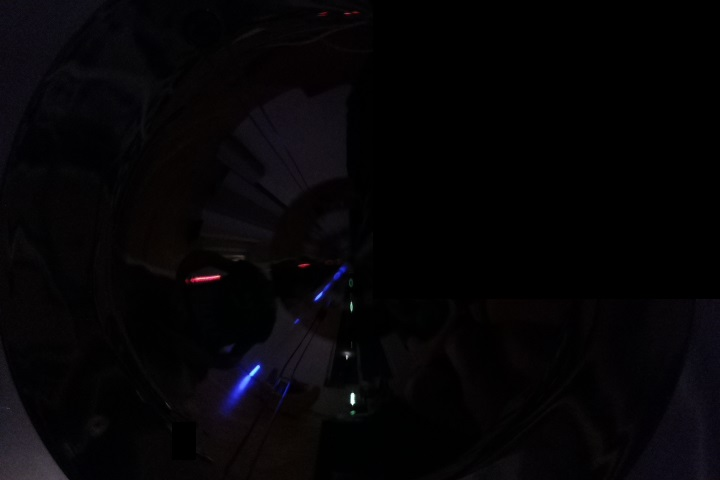
#> input picture Map/BeaconPhoto/(300,0)2.jpg, 720 x 480 px
$ jupyter execute beacon.ipynb
#> lines starting #> are read from the running program, lines starting #| are printed output that depends on the picture; after the words box and inside, x2 and y2 are one past the last pixel; in counts of white or black regions, pixels touching at a corner belong together
[cell 1]
import cv2
import numpy as np
import math

[cell 2]
def extract_channel(img):

    img = cv2.GaussianBlur(img,(5,5),0)

    ## convert to hsv
    hsv = cv2.cvtColor(img, cv2.COLOR_RGB2HSV)

    mask_g = cv2.inRange(hsv,g_low ,g_high )
    mask_b = cv2.inRange(hsv, b_low, b_high)
    mask_r = cv2.inRange(hsv, r_low, r_high)

    #gray = cv2.cvtColor(img,cv2.COLOR_BGR2GRAY)


    ## slice the green
    imask_r = mask_r>0
    imask_g = mask_g>0
    imask_b = mask_b>0


    green = np.zeros_like(img, np.uint8)
    red = np.zeros_like(img, np.uint8)
    blue = np.zeros_like(img, np.uint8)


    red[imask_r] = img[imask_r]
    green[imask_g] = img[imask_g]
    blue[imask_b] = img[imask_b]

    ## save

    image = np.zeros_like(img, np.uint8)
    image = red + blue +green
    channel = [red,green,blue]
    return channel , image

[cell 3]
def center(channel,img,center_cone_x,center_cone_y):

    center_position = []
    color = [(0,0,255,),(0,255,0),(255,0,0)]
    # convert the grayscale image to binary image
    for i in range(len(channel)):
        gray = cv2.cvtColor(channel[i], cv2.COLOR_BGR2GRAY)

        gray_image = cv2.GaussianBlur(gray,(5,5),0)
        # find contours in the binary image
        contours, hierarchy = cv2.findContours(gray_image,cv2.RETR_TREE,cv2.CHAIN_APPROX_SIMPLE)
        c = contours[0]
        # calculate moments for each contour
        M = cv2.moments(c)

        # calculate x,y coordinate of center
        cX = int(M["m10"] / M["m00"])
        cY = int(M["m01"] / M["m00"])
        center_position.append([cX,cY])
        cv2.circle(img, (cX, cY), 5, (255, 255, 255), -1)
        cv2.line(img,(cX ,cY),(center_cone_x,center_cone_y),color[i], 2)

    cv2.line(img,(center_cone_x +200  ,center_cone_y  ),(center_cone_x,center_cone_y),[255,255,255], 1)


    cv2.circle(img, (center_cone_x, center_cone_y), 5, (255, 255, 255), -1)
    return center_position, img

[cell 4]
def get_angles(center_position,center_cone_x,center_cone_y ):
    vec = []
    angle = []
    norm = []
    ref_vector = (200,0)
    ref_norm = math.sqrt(ref_vector[0]*ref_vector[0] + ref_vector[1]*ref_vector[1])
    for i in center_position:

        vec.append([i[0] - center_cone_x,i[1] - center_cone_y ])
    for i in vec:
        norm.append( math.sqrt(i[0]*i[0] + i[1]*i[1]) )


    for i in range(len(vec)):
        try:

            angle.append((math.atan2(ref_vector[1],ref_vector[0]) - math.atan2(vec[i][1],vec[i][0])))
        except:
            pass


    angle = np.array(angle)

    #angle = angle[np.nonzero(angle)]

    #RG RB GB


    return angle

[cell 5]
def get_position(angle,RedLed,GreenLed,BlueLed):
    #Choose Balise GreenLed as origin
    x1 = RedLed[0] - GreenLed[0]

    y1 = RedLed[1] - GreenLed[1]

    x3 = BlueLed[0] - GreenLed[0]

    y3 = BlueLed[1] - GreenLed[1]

    x2 = GreenLed[0]

    y2 = GreenLed[1]


    t1 = 1/math.tan((angle[1] - angle[0] ))

    t2 = 1/math.tan((angle[2] - angle[1] ))

    t3 = (1-t1*t2)/(t1+t2)

    x12 = x1 + t1*y1
    y12 = y1 - t1*x1

    x23 = x3 + t2*y3
    y23 = y3+t2*x3

    x31 = (x3+x1) + t3*(y3 - y1)
    y31 = (y3 + y1) - t3*(x3-x1)


    k31 = x1*x3 + y1*y3 + t3*(x1*y3 - x3*y1)

    D = (x12 - x23 )*(y23 - y31) -(y12 - y23)*(x23 - x31)

    X =  x2 + (k31*(y12 - y23))/D
    Y = y2 + (k31*(x23 - x12))/D

    theta = math.atan2(y2 - Y , x2 - X)  - (angle[1])
    return X,Y , theta*(180/math.pi)

[cell 6]
def beacon_main():
    #Grey Line is front of the robot
    #Green LED is the reference


    #Led positions


    raw_image = cv2.imread('(300,0)2.jpg')
#> raw_image is the input picture: shape (480, 720, 3); mean B, G, R 6.4, 4.4, 5.6
    raw_image  = cv2.flip( raw_image, 1 )
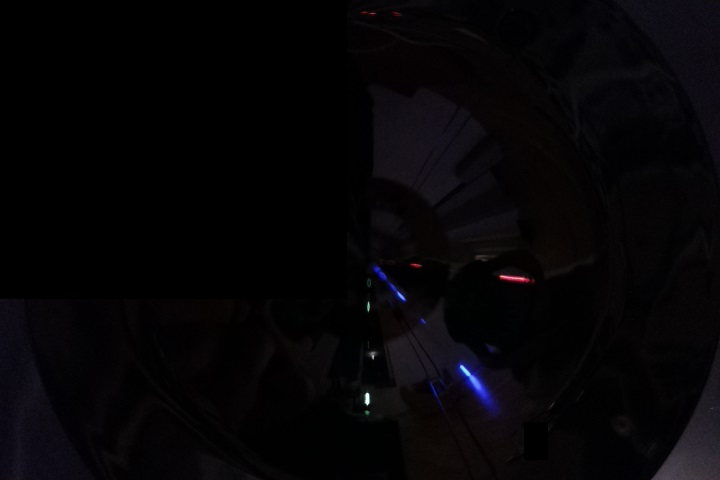
#> raw_image: shape (480, 720, 3); mean B, G, R 6.4, 4.4, 5.6

    channel,img = extract_channel(raw_image)
#> in extract_channel, `hsv = cv2.cvtColor(img, cv2.COLOR_RGB2HSV)`: hsv: shape (480, 720, 3); mean H, S, V 67.1, 66.3, 7
#> in extract_channel, `mask_g = cv2.inRange(hsv,g_low ,g_high )`:
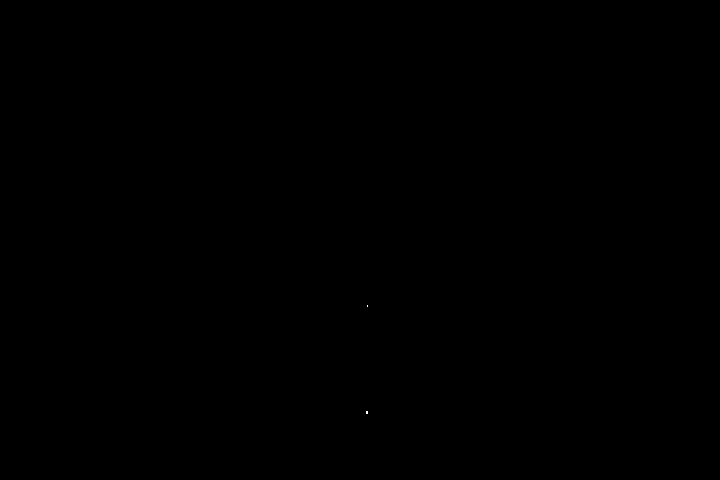
#> mask_g: shape (480, 720); 0% white in thin lines or dots, all inside (x1, y1, x2, y2) = (366, 305, 368, 414)
#> in extract_channel, `mask_b = cv2.inRange(hsv, b_low, b_high)`:
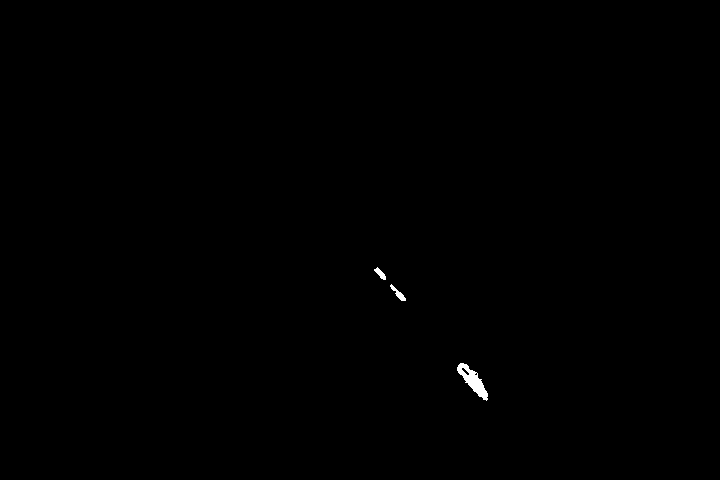
#> mask_b: shape (480, 720); 0.18% white; 3 white regions, box (x1, y1, x2, y2) and area: (457, 363, 488, 401) 455, (390, 284, 406, 301) 89, (374, 267, 386, 280) 71
#> in extract_channel, `mask_r = cv2.inRange(hsv, r_low, r_high)`: mask_r: shape (480, 720); 0.06% white; 2 white regions, box (x1, y1, x2, y2) and area: (499, 274, 530, 283) 170, (412, 264, 420, 267) 21
#> channel = 3 items


    center_position, r_img = center(channel,raw_image,center_cone_x,center_cone_y)
#> the loop in center, `for i in range(len(channel)):` made 3 passes
#> (cX, cY) on passes 1 to 3: (513, 278), (366, 412), (472, 380)
#> after the loop in center, `for i in range(len(channel)):`: center_position = [[513, 278], [366, 412], [472, 380]]
#> in center, `cv2.line(img,(center_cone_x +200  ,center_cone_y  ),(center_cone_x,cen..`:
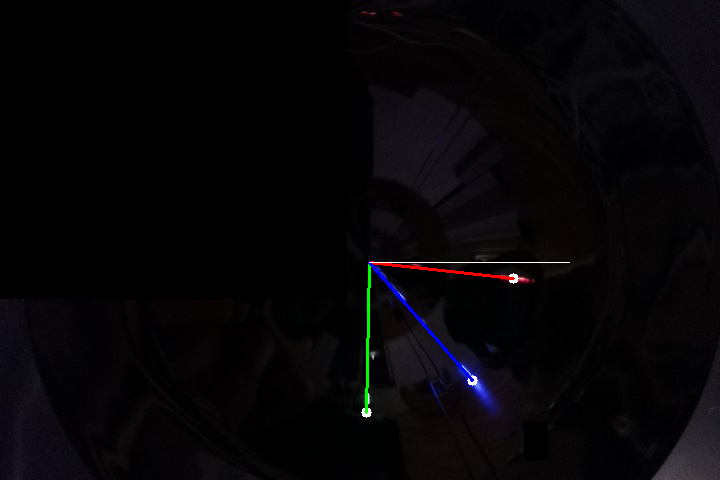
#> img: shape (480, 720, 3); mean B, G, R 6.8, 4.9, 6
#> in center, `cv2.circle(img, (center_cone_x, center_cone_y), 5, (255, 255, 255), -1)`: img: shape (480, 720, 3); 0.02% of pixels changed, all inside (x1, y1, x2, y2) = (364, 257, 374, 268)
#> center_position = [[513, 278], [366, 412], [472, 380]]


    angle = get_angles(center_position,center_cone_x,center_cone_y )
#> the loop in get_angles, `for i in center_position: ` made 3 passes
#> after the loop in get_angles, `for i in center_position:`: vec = [[144, 16], [-3, 150], [103, 118]]
#> the loop in get_angles, `for i in vec:` made 3 passes
#> after the loop in get_angles, `for i in vec:`: norm = [144.9, 150, 156.6]
#> the loop in get_angles, `for i in range(len(vec)):` made 3 passes
#> after the loop in get_angles, `for i in range(len(vec)):`: angle = [-0.111, -1.59, -0.853]
#> angle = [-0.111, -1.59, -0.853]


    return get_position(angle,RedLed,GreenLed,BlueLed)
#> in get_position, `t1 = 1/math.tan((angle[1] - angle[0] ))`: t1 = -0.0909
#> in get_position, `t2 = 1/math.tan((angle[2] - angle[1] ))`: t2 = 1.1
#> in get_position, `t3 = (1-t1*t2)/(t1+t2)`: t3 = 1.09
#> in get_position, `x12 = x1 + t1*y1`: x12 = -2727.3
#> in get_position, `y12 = y1 - t1*x1`: y12 = -3272.7
#> in get_position, `x23 = x3 + t2*y3`: x23 = -3000
#> in get_position, `y23 = y3+t2*x3`: y23 = -3301.3
#> in get_position, `x31 = (x3+x1) + t3*(y3 - y1)`: x31 = -2731
#> in get_position, `y31 = (y3 + y1) - t3*(x3-x1)`: y31 = -3000
#> in get_position, `k31 = x1*x3 + y1*y3 + t3*(x1*y3 - x3*y1)`: k31 = -807090.7
#> in get_position, `D = (x12 - x23 )*(y23 - y31) -(y12 - y23)*(x23 - x31)`: D = -74485.6
#> in get_position, `X =  x2 + (k31*(y12 - y23))/D`: X = 3309.1
#> in get_position, `Y = y2 + (k31*(x23 - x12))/D`: Y = 44.86
#> in get_position, `theta = math.atan2(y2 - Y , x2 - X)  - (angle[1])`: theta = 3.27

$ run again, with Map/BeaconPhoto/(0,0).jpg copied over Map/BeaconPhoto/(300,0)2.jpg
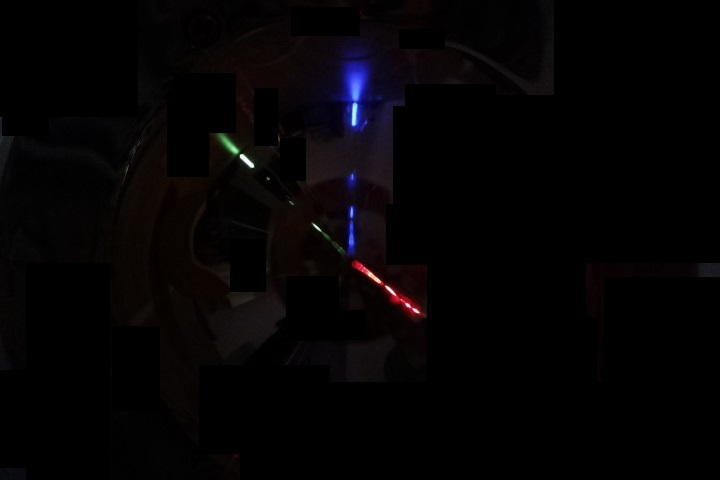
#> input picture Map/BeaconPhoto/(0,0).jpg, 720 x 480 px
#> in beacon_main, raw_image is the input picture: shape (480, 720, 3); mean B, G, R 4, 2.9, 4.5
#> hsv: shape (480, 720, 3); mean H, S, V 38.7, 51, 5.7
#> mask_g: shape (480, 720); 0.06% white; 2 white regions (1 under 20 px), largest, box (x1, y1, x2, y2) and area: (479, 134, 501, 155) 212
#> in extract_channel, `mask_b = cv2.inRange(hsv, b_low, b_high)`:
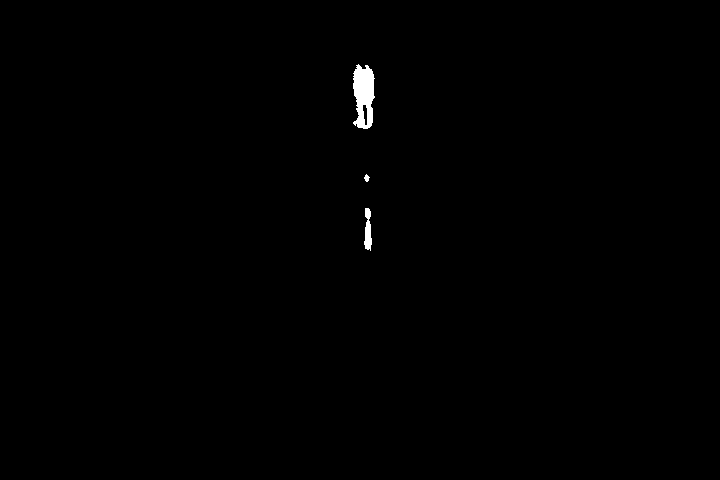
#> mask_b: shape (480, 720); 0.38% white; 3 white regions, box (x1, y1, x2, y2) and area: (353, 64, 375, 129) 1038, (364, 208, 372, 251) 233, (364, 174, 370, 182) 29
#> mask_r: shape (480, 720); 0.22% white; 1 white region, box (x1, y1, x2, y2) and area: (295, 261, 368, 317) 745
#> channel = 3 items
#> the loop in center, `for i in range(len(channel)):` made 3 passes
#> (cX, cY) on passes 1 to 3: (329, 290), (398, 230), (367, 229)
#> after the loop in center, `for i in range(len(channel)):`: center_position = [[329, 290], [398, 230], [367, 229]]
#> in center, `cv2.line(img,(center_cone_x +200  ,center_cone_y  ),(center_cone_x,cen..`:
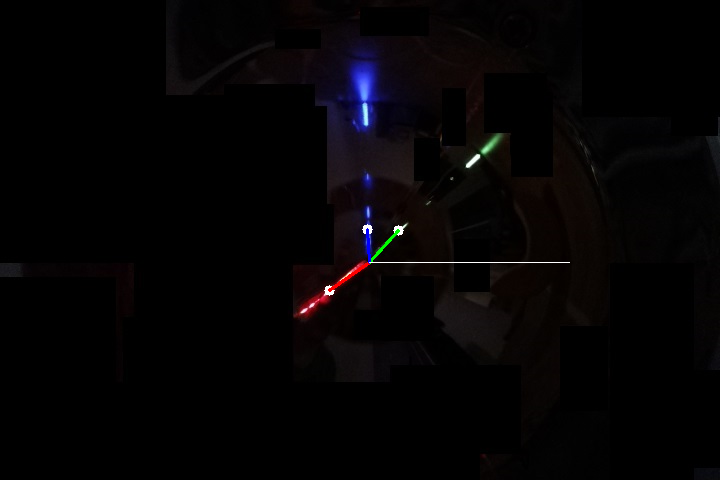
#> img: shape (480, 720, 3); mean B, G, R 4.2, 3.2, 4.8
#> the loop in get_angles, `for i in center_position: ` made 3 passes
#> after the loop in get_angles, `for i in center_position:`: vec = [[-40, 28], [29, -32], [-2, -33]]
#> the loop in get_angles, `for i in vec:` made 3 passes
#> after the loop in get_angles, `for i in vec:`: norm = [48.83, 43.19, 33.06]
#> the loop in get_angles, `for i in range(len(vec)):` made 3 passes
#> after the loop in get_angles, `for i in range(len(vec)):`: angle = [-2.53, 0.835, 1.63]
#> t1 = 4.39
#> t2 = 0.977
#> t3 = -0.613
#> x12 = -16179.5
#> y12 = 10179.5
#> x23 = -3000
#> y23 = -2932.4
#> x31 = -7840.1
#> y31 = -3000
#> k31 = 14520348.8
#> D = -64353831.8
#> X = 41.52
#> Y = 26.27
#> theta = -0.0466

$ run again, with Map/BeaconPhoto/(300,0).jpg copied over Map/BeaconPhoto/(300,0)2.jpg
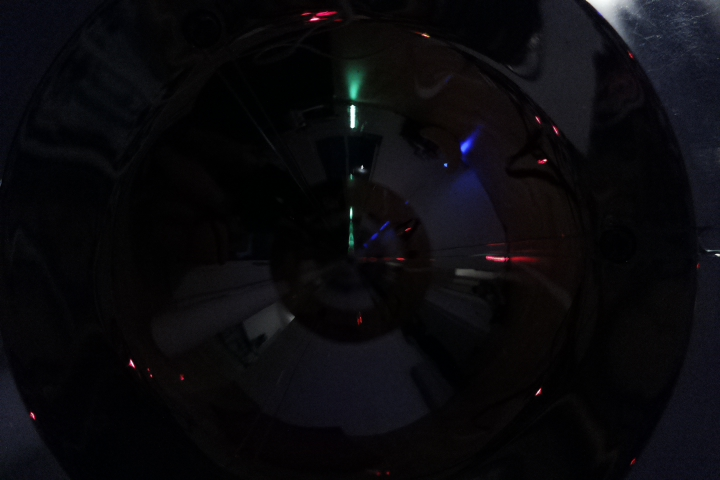
#> input picture Map/BeaconPhoto/(300,0).jpg, 720 x 480 px
#> in beacon_main, raw_image is the input picture: shape (480, 720, 3); mean B, G, R 13.1, 9.9, 10.6
#> in beacon_main, `raw_image  = cv2.flip( raw_image, 1 )`:
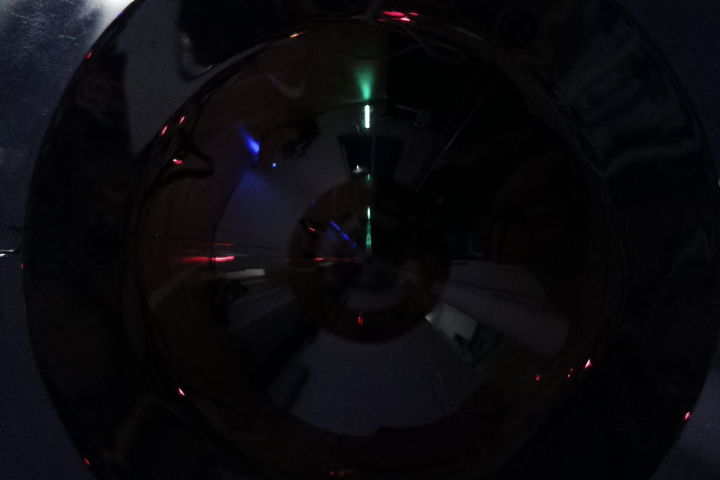
#> raw_image: shape (480, 720, 3); mean B, G, R 13.1, 9.9, 10.6
#> hsv: shape (480, 720, 3); mean H, S, V 62.9, 89.9, 14
#> mask_g: shape (480, 720); 0.13% white; 8 white regions (5 under 20 px), largest, box (x1, y1, x2, y2) and area: (358, 72, 372, 101) 336, (366, 232, 371, 246) 55, (362, 107, 366, 129) 28
#> mask_b: shape (480, 720); 0.05% white; 4 white regions (3 under 20 px), largest, box (x1, y1, x2, y2) and area: (247, 138, 260, 155) 146
#> mask_r: shape (480, 720); 0.18% white; 18 white regions (10 under 20 px), largest, box (x1, y1, x2, y2) and area: (188, 255, 234, 263) 215, (384, 11, 411, 22) 152, (173, 159, 182, 164) 36
#> channel = 3 items
#> the loop in center, `for i in range(len(channel)):` made 3 passes
#> (cX, cY) on passes 1 to 3: (86, 460), (368, 237), (344, 236)
#> after the loop in center, `for i in range(len(channel)):`: center_position = [[86, 460], [368, 237], [344, 236]]
#> in center, `cv2.line(img,(center_cone_x +200  ,center_cone_y  ),(center_cone_x,cen..`:
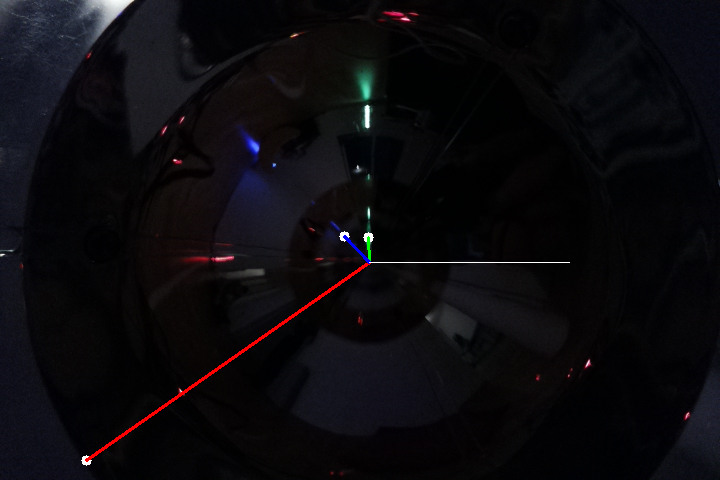
#> img: shape (480, 720, 3); mean B, G, R 13.4, 10.2, 11.6
#> the loop in get_angles, `for i in center_position: ` made 3 passes
#> after the loop in get_angles, `for i in center_position:`: vec = [[-283, 198], [-1, -25], [-25, -26]]
#> the loop in get_angles, `for i in vec:` made 3 passes
#> after the loop in get_angles, `for i in vec:`: norm = [345.4, 25.02, 36.07]
#> the loop in get_angles, `for i in range(len(vec)):` made 3 passes
#> after the loop in get_angles, `for i in range(len(vec)):`: angle = [-2.53, 1.61, 2.34]
#> t1 = 0.642
#> t2 = 1.13
#> t3 = 0.157
#> x12 = -4925.1
#> y12 = -1074.9
#> x23 = -3000
#> y23 = -3380.6
#> x31 = -5530.3
#> y31 = -3000
#> k31 = 7590916.5
#> D = -5101378.6
#> X = -430.9
#> Y = 135.5
#> theta = -0.915
